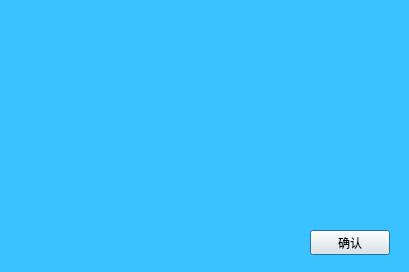
<?xml version="1.0" encoding="UTF-8"?>
<ui version="4.0">
 <class>VersionDialog</class>
 <widget class="QDialog" name="VersionDialog">
  <property name="geometry">
   <rect>
    <x>0</x>
    <y>0</y>
    <width>409</width>
    <height>272</height>
   </rect>
  </property>
  <property name="windowTitle">
   <string>Dialog</string>
  </property>
  <property name="styleSheet">
   <string notr="true">QWidget#VersionDialog
{
	background-color: rgb(58, 193, 255);
}</string>
  </property>
  <widget class="QLabel" name="label_logo">
   <property name="geometry">
    <rect>
     <x>20</x>
     <y>90</y>
     <width>101</width>
     <height>101</height>
    </rect>
   </property>
   <property name="styleSheet">
    <string notr="true">border-image: url(:Resources/Image/main_logo.png);</string>
   </property>
   <property name="text">
    <string/>
   </property>
  </widget>
  <widget class="QLabel" name="label_versioninfo">
   <property name="geometry">
    <rect>
     <x>150</x>
     <y>70</y>
     <width>241</width>
     <height>141</height>
    </rect>
   </property>
   <property name="text">
    <string/>
   </property>
  </widget>
  <widget class="QPushButton" name="pushButton">
   <property name="geometry">
    <rect>
     <x>310</x>
     <y>230</y>
     <width>80</width>
     <height>25</height>
    </rect>
   </property>
   <property name="text">
    <string>确认</string>
   </property>
  </widget>
 </widget>
 <resources/>
 <connections/>
</ui>
